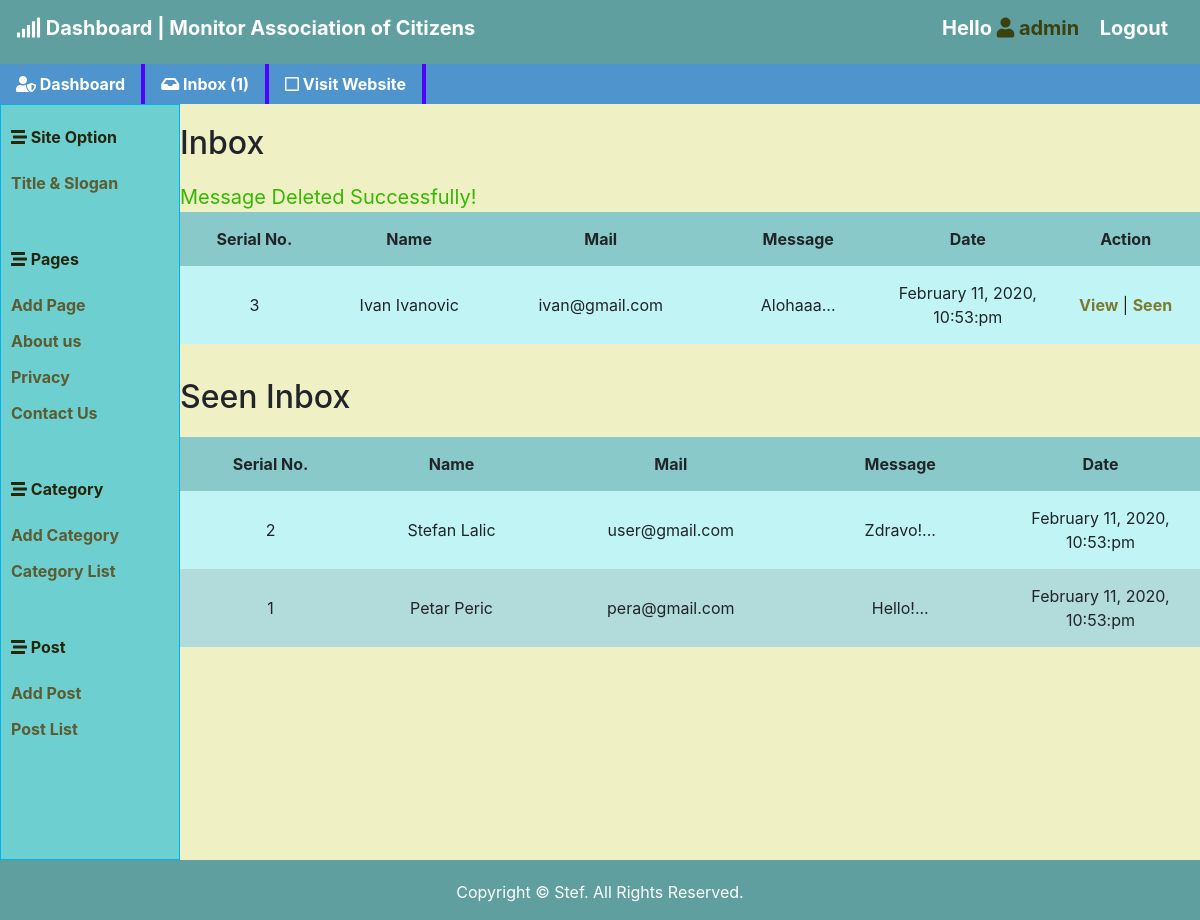
Page /admin/inbox.php?showmsg=1 (signed in) on the committed database.
### tables this page shows
CREATE TABLE `page` (
  `id` int(10) UNSIGNED NOT NULL,
  `page_title` varchar(200) NOT NULL,
  `page_body` text NOT NULL
);

CREATE TABLE `contact` (
  `id` int(10) UNSIGNED NOT NULL,
  `first_name` varchar(200) NOT NULL,
  `last_name` varchar(200) NOT NULL,
  `email` varchar(200) NOT NULL,
  `body` varchar(250) NOT NULL,
  `status` int(11) NOT NULL,
  `date` timestamp NOT NULL DEFAULT CURRENT_TIMESTAMP ON UPDATE CURRENT_TIMESTAMP
);

### classes/database.php (called while the page is built, shortened)
<?php
Class Database {
	public $host   = DB_HOST;
	public $user   = DB_USER;
	public $pass   = DB_PASS;
	public $dbname = DB_NAME;
	public $link;
	private function connectDB() {
		$this->link = new mysqli($this->host, $this->user, $this->pass, $this->dbname);
 }
	public function select($query) {
		$result = $this->link->query($query) or die($this->link->error.__LINE__);
		if($result->num_rows > 0){
			return $result;
		}
		else {
			return false;
		}
	}
}
?>

### classes/format.php (called while the page is built, shortened)
<?php
class Format {
	 public function formatData($date) {
		 return date('F j, Y, g:i:a', strtotime($date));
	 }
	 public function textShorten($text, $limit = 360) {
		 $text = $text . " ";
		 $text = substr($text, 0, $limit);
		 $text = substr($text, 0, strrpos($text, ' '));
		 $text = $text . "...";
		 return $text;
	 }
}
 ?>

### admin/inbox.php (the view, shortened to what this page needs)
<?php
include "inc/header.php";
include "inc/sidebar.php";
?>
      <div class="main-box">
        		<div class="box-inbox">
        				<h2 style="margin: 20px 0 20px;">Inbox</h2>
        				<div class="block">
        					<table>
        						<?php
          						if(!isset($_GET['showmsg']) || $_GET['showmsg'] == "") {
                      }
                      else {
          							echo "<span class='success'>Message Deleted Successfully!</span>";
          						}
        						?>
                  	<thead>
                    		<tr>
                    			<th  width="5%">Serial No.</th>
                    			<th width="5%">Name</th>
                    			<th width="5%">Mail</th>
                    			<th width="5%">Message</th>
                    			<th width="5%">Date</th>
                    			<th width="5%">Action</th>
                    		</tr>
                  	</thead>
                  	<tbody>
                <?php
                    		$query = "SELECT * FROM contact WHERE status = '0' ORDER BY id DESC";
                    		$category = $database->select($query);
                    		if($category) {
                    			while($result = $category->fetch_assoc()){
                ?>
              		<tr>
              			<td><?php echo $result['id']; ?></td>
              			<td><?php echo $result['first_name']; ?> <?php echo $result['last_name']; ?></td>
              			<td><?php echo $result['email']; ?></td>
              			<td><?php echo $format->textShorten($result['body']); ?></td>
              			<td><?php echo $format->formatData($result['date']); ?></td>
              			<td><a href="viewmsg.php?msgid=<?php echo $result['id']; ?>">View</a> | <a href="?seen=<?php echo $result['id']; ?>">Seen</a></td>
              		</tr>
                <?php
                    }
                  }
                ?>
        	       </tbody>
               </table>
             </div>
           </div>
           <br>
           <div class="box-inbox">
        				<h2 style="margin: 10px 0 20px;">Seen Inbox</h2>
        				<div class="block">
        			<table class="data display datatable" id="example">
            		<tr>
            			<th width="5%">Serial No.</th>
            			<th  width="5%">Name</th>
            			<th  width="5%">Mail</th>
            			<th width="5%">Message</th>
            			<th width="5%">Date</th>
            		</tr>
            	<tbody>
                <?php
                  		$query = "SELECT * FROM contact WHERE status = '1' ORDER BY id DESC";
                  		$category = $database->select($query);
                  		if($category) {
                  			while($result = $category->fetch_assoc()) {
                ?>
          		<tr>
          			<td><?php echo $result['id']; ?></td>
          			<td><?php echo $result['first_name']; ?> <?php echo $result['last_name']; ?></td>
          			<td><?php echo $result['email']; ?></td>
          			<td><?php echo $format->textShorten($result['body']); ?></td>
          			<td><?php echo $format->formatData($result['date']); ?></td>
          		</tr>
            <?php } } ?>
        	 </tbody>
         </table>
        </div>
      </div>
    </div>
<?php
 include "inc/footer.php";
 ?>

### admin/inc/sidebar.php
<div class="sidebar">
    <ul>
       <li><a><i class="fas fa-stream"></i> Site Option</a>
            <ul>
                <li><a href="titleslogan.php">Title & Slogan</a></li>
            </ul>
        </li>
         <li><a><i class="fas fa-stream"></i> Pages</a>
            <ul>
                <li><a href="addpage.php">Add Page</a></li>
                <?php
                $query = "SELECT * FROM page";
                $pages = $database->select($query);
                if($pages) {
                    while($result = $pages->fetch_assoc()) { ?>
                      <li><a href='../page.php?pageid=<?php echo $result['id']; ?>'><?php echo $result['page_title']; ?></a></li>
                <?php } } ?>
                <li><a href="../contact.php">Contact Us</a></li>
            </ul>
        </li>
        <li><a><i class="fas fa-stream"></i> Category</a>
            <ul>
                <li><a href="addcat.php">Add Category</a> </li>
                <li><a href="catlist.php">Category List</a> </li>
            </ul>
        </li>
        <li><a><i class="fas fa-stream"></i> Post</a>
            <ul>
                <li><a href="addpost.php">Add Post</a> </li>
                <li><a href="postlist.php">Post List</a> </li>
            </ul>
        </li>
    </ul>
</div>

### admin/css/style.css (style rules this page uses)
* { margin: 0; padding: 0; }
body { padding: 0; margin: 0; font-family:'Roboto','Century Gothic','Arial','AppleGothic',sans-serif; font-size: 1.1em; line-height: 1.2em; background-color: #f0f0c5; color: #444; }
a { color: #000; font-weight: bold; text-decoration: none; }
h2 { font-size: 24px; }
.success { color: #34b800; font-size: 20px;; }
.main-box { background-color: #f0f0c5; }
.box-inbox { background-color: #f0f0c5; display: flex; flex-direction: column; }
.sidebar { float: left; background: #6dcfcf; border: 1px solid #00B2EE; padding: 10px; width: 180px; color: #26260c; list-style: none; }
.sidebar ul { padding-top: 10px; padding-bottom: 40px; }
.sidebar a { display: block; padding-bottom: 12px; list-style: none; color: #5c5b32; }
table { width: 100%; border-collapse: collapse; }
table th, td { padding: 15px 0px ; text-align: center; }
table th { background-color: #89c9c9; }
tr:nth-child(odd) { background-color: #c1f5f5; }
tr:nth-child(even) { background-color: #b2dbdb; }
table a { color: #7a7a30; }

### admin/inbox.php (style rules this page uses)
body { background-color: #f0f0c5; }

### rows in the picture
page: page_title "About us"
page: page_title "Privacy"
contact: id "3", first_name "Ivan", last_name "Ivanovic", email "ivan@gmail.com", body "Alohaaa...", date "February 11, 2020, 10:53:pm"
contact: id "2", first_name "Stefan", last_name "Lalic", email "user@gmail.com", body "Zdravo!...", date "February 11, 2020, 10:53:pm"
contact: id "1", first_name "Petar", last_name "Peric", email "pera@gmail.com", body "Hello!...", date "February 11, 2020, 10:53:pm"

### other values in the picture
$username "admin"
$count = mysqli_num_rows($msg).")" "1)"
